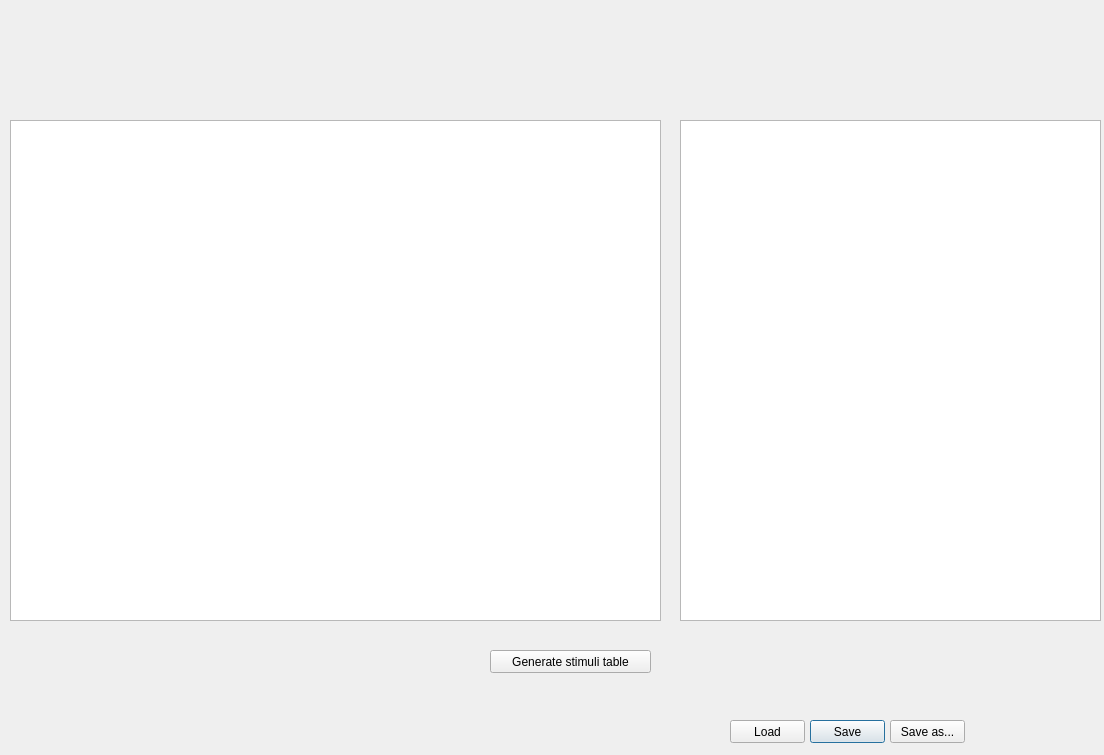
<?xml version="1.0" encoding="UTF-8"?>
<ui version="4.0">
 <class>Dialog</class>
 <widget class="QDialog" name="Dialog">
  <property name="geometry">
   <rect>
    <x>0</x>
    <y>0</y>
    <width>1104</width>
    <height>755</height>
   </rect>
  </property>
  <property name="windowTitle">
   <string>Dialog</string>
  </property>
  <widget class="QPushButton" name="saveOdorTableButton">
   <property name="geometry">
    <rect>
     <x>810</x>
     <y>720</y>
     <width>75</width>
     <height>23</height>
    </rect>
   </property>
   <property name="text">
    <string>Save</string>
   </property>
  </widget>
  <widget class="QTableWidget" name="tableWidget">
   <property name="geometry">
    <rect>
     <x>10</x>
     <y>120</y>
     <width>651</width>
     <height>501</height>
    </rect>
   </property>
   <property name="editTriggers">
    <set>QAbstractItemView::AllEditTriggers</set>
   </property>
   <property name="rowCount">
    <number>0</number>
   </property>
   <property name="columnCount">
    <number>0</number>
   </property>
  </widget>
  <widget class="QPushButton" name="odorLoadButton">
   <property name="geometry">
    <rect>
     <x>730</x>
     <y>720</y>
     <width>75</width>
     <height>23</height>
    </rect>
   </property>
   <property name="text">
    <string>Load</string>
   </property>
  </widget>
  <widget class="QPushButton" name="saveOdorTableAsFileButton">
   <property name="geometry">
    <rect>
     <x>890</x>
     <y>720</y>
     <width>75</width>
     <height>23</height>
    </rect>
   </property>
   <property name="text">
    <string>Save as...</string>
   </property>
  </widget>
  <widget class="QPushButton" name="generateOdorTableButton">
   <property name="geometry">
    <rect>
     <x>490</x>
     <y>650</y>
     <width>161</width>
     <height>23</height>
    </rect>
   </property>
   <property name="text">
    <string>Generate stimuli table</string>
   </property>
   <property name="autoDefault">
    <bool>false</bool>
   </property>
  </widget>
  <widget class="QTableWidget" name="stimuliTable">
   <property name="geometry">
    <rect>
     <x>680</x>
     <y>120</y>
     <width>421</width>
     <height>501</height>
    </rect>
   </property>
  </widget>
 </widget>
 <resources/>
 <connections/>
</ui>
